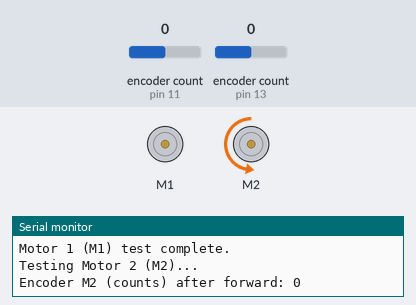
A sketch run on a simulated Arduino Uno, built with avr-gcc and run on an emulated ATmega328P. Parts: 2 × DC motor (green arrow = forward, orange = backward, longer = faster), the last lines printed to the serial monitor. The inputs (shaded band) are chosen by the test bench; at power-on: encoder count (sensors on pin 11, pin 13) 0.

Above: at 4.2 s.
4.3 s: encoder count (sensor on pin 11) set to 1
At 5.8 s:
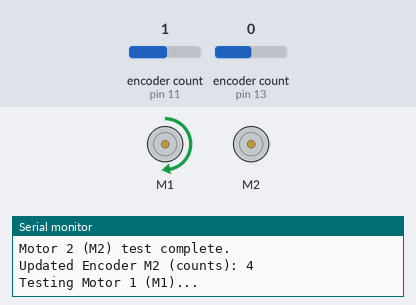
7.3 s: encoder count (sensor on pin 13) set to 1
At 8.9 s:
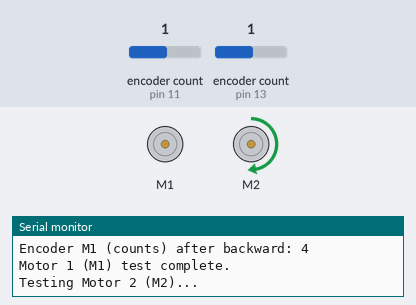
10.3 s: encoder count (sensor on pin 13) set to 5
At 11.7 s:
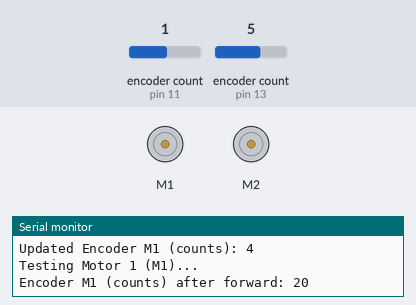
Timing chart, 0 to 19.3 s (numbered marks = the images above; inputs shaded):
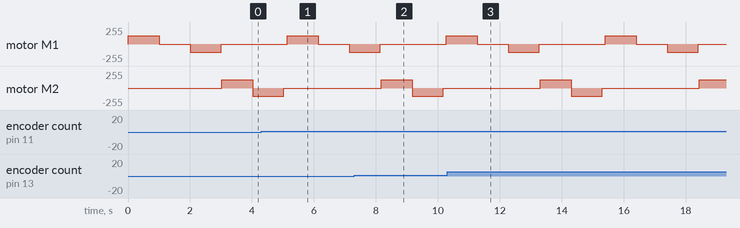

The sketch:

2Motor_check.ino
```cpp
#include <Encoder.h>
#include "DualTB9051FTGMotorShield.h"  // Motor shield library

// Motor Shield object
DualTB9051FTGMotorShield md;

// Encoders for both motors
Encoder myEncX(13, 2);  // Encoder for Motor 1 (M1)
Encoder myEncZ(11, 3);  // Encoder for Motor 2 (M2)

// Variables to store previous encoder counts
long int prevCountX = 0;
long int prevCountZ = 0;

void setup() {
  // Serial communication for debugging
  Serial.begin(9600);

  // Initialize the motor driver
  md.init();
  Serial.println("Motor driver initialized.");

  // Reset encoders
  myEncX.write(0);
  myEncZ.write(0);


  // Initialize previous counts
  prevCountX = myEncX.read();
  prevCountZ = myEncZ.read();
}

void loop() {
  // Read current encoder counts
  long int currentCountX = myEncX.read();
  long int currentCountZ = myEncZ.read();

  // Check for changes in encoder count for Motor 1 (M1)
  if (currentCountX != prevCountX) {
    Serial.print("Updated Encoder M1 (counts): ");
    Serial.println(currentCountX);
    prevCountX = currentCountX;  // Update previous count
  }

  // Check for changes in encoder count for Motor 2 (M2)
  if (currentCountZ != prevCountZ) {
    Serial.print("Updated Encoder M2 (counts): ");
    Serial.println(currentCountZ);
    prevCountZ = currentCountZ;  // Update previous count
  }
  // Test Motor 1 (M1)
  Serial.println("Testing Motor 1 (M1)...");
  md.setM1Speed(200);     // Move M1 forward
  delay(1000);            // Run for 1 second
  Serial.print("Encoder M1 (counts) after forward: "); Serial.println(myEncX.read());
  md.setM1Speed(0);       // Stop M1
  delay(1000);            // Run for 1 second

  md.setM1Speed(-200);    // Move M1 backward
  delay(1000);            // Run for 1 second
  Serial.print("Encoder M1 (counts) after backward: "); Serial.println(myEncX.read());

  md.setM1Speed(0);       // Stop M1
  Serial.println("Motor 1 (M1) test complete.");


  // Test Motor 2 (M2)
  Serial.println("Testing Motor 2 (M2)...");
  md.setM2Speed(200);     // Move M2 forward
  delay(1000);            // Run for 1 second
  Serial.print("Encoder M2 (counts) after forward: "); Serial.println(myEncZ.read());

  md.setM2Speed(-200);    // Move M2 backward
  delay(1000);            // Run for 1 second
  Serial.print("Encoder M2 (counts) after backward: "); Serial.println(myEncZ.read());

  md.setM2Speed(0);       // Stop M2
  Serial.println("Motor 2 (M2) test complete.");


  // Small delay to avoid excessive Serial output
  delay(100);
}
```
